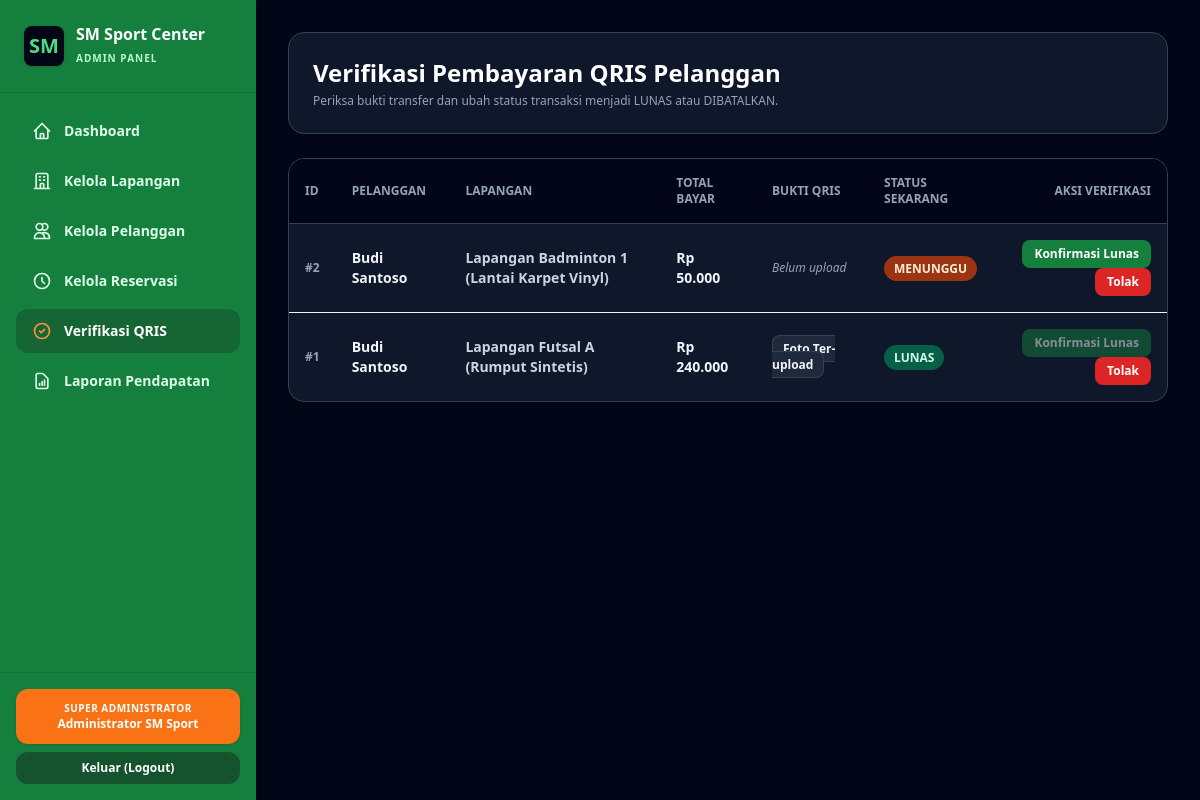
The app's page /admin/pembayaran/verifikasi.php (signed in) with its own data.
### tables this page shows
CREATE TABLE IF NOT EXISTS `reservasi` (
  `id` INT AUTO_INCREMENT PRIMARY KEY,
  `user_id` INT NOT NULL,
  `lapangan_id` INT NOT NULL,
  `tanggal` DATE NOT NULL,
  `jam_mulai` TIME NOT NULL,
  `jam_selesai` TIME NOT NULL,
  `durasi` INT NOT NULL,
  `total_bayar` DECIMAL(10,2) NOT NULL,
  `status` ENUM('menunggu','lunas','dibatalkan') NOT NULL DEFAULT 'menunggu',
  `bukti_bayar` VARCHAR(255) DEFAULT NULL,
  `catatan` TEXT DEFAULT NULL,
  `created_at` TIMESTAMP DEFAULT CURRENT_TIMESTAMP,
  FOREIGN KEY (`user_id`) REFERENCES `users`(`id`) ON DELETE CASCADE,
  FOREIGN KEY (`lapangan_id`) REFERENCES `lapangan`(`id`) ON DELETE CASCADE
);

CREATE TABLE IF NOT EXISTS `users` (
  `id` INT AUTO_INCREMENT PRIMARY KEY,
  `nama` VARCHAR(100) NOT NULL,
  `email` VARCHAR(100) NOT NULL UNIQUE,
  `password` VARCHAR(255) NOT NULL,
  `role` ENUM('admin','pelanggan') NOT NULL DEFAULT 'pelanggan',
  `no_hp` VARCHAR(20) DEFAULT NULL,
  `created_at` TIMESTAMP DEFAULT CURRENT_TIMESTAMP
);

CREATE TABLE IF NOT EXISTS `lapangan` (
  `id` INT AUTO_INCREMENT PRIMARY KEY,
  `nama` VARCHAR(100) NOT NULL,
  `jenis` ENUM('futsal','badminton') NOT NULL,
  `harga_per_jam` DECIMAL(10,2) NOT NULL,
  `deskripsi` TEXT,
  `status` ENUM('aktif','nonaktif') NOT NULL DEFAULT 'aktif'
);

### admin/pembayaran/verifikasi.php (the view, shortened to what this page needs)
<?php
require_once '../../config/database.php';
$stmt = $pdo->query("
    SELECT r.*, u.nama AS pelanggan_nama, l.nama AS lapangan_nama
    FROM reservasi r
    JOIN users u ON r.user_id = u.id
    JOIN lapangan l ON r.lapangan_id = l.id
    ORDER BY r.id DESC
");
$reservasis = $stmt->fetchAll();
?>
<!DOCTYPE html>
<html lang="id">
<head>
    <script src="https://cdn.tailwindcss.com"></script>
</head>
<body class="bg-slate-950 font-sans min-h-screen flex">
    <?php include '../../includes/navbar_admin.php'; ?>
    <main class="flex-1 p-8 space-y-6 overflow-y-auto">
        <div class="bg-slate-900 p-6 rounded-2xl border border-slate-700 shadow-sm">
            <h1 class="text-2xl font-black text-white">Verifikasi Pembayaran QRIS Pelanggan</h1>
            <p class="text-xs text-slate-400 mt-1">Periksa bukti transfer dan ubah status transaksi menjadi LUNAS atau DIBATALKAN.</p>
        </div>
        <div class="bg-slate-900 rounded-2xl border border-slate-700 shadow-sm overflow-hidden">
            <table class="w-full text-left text-sm">
                <thead>
                    <tr class="bg-slate-950 border-b border-slate-700 text-slate-400 text-xs font-bold uppercase">
                        <th class="p-4">ID</th>
                        <th class="p-4">Pelanggan</th>
                        <th class="p-4">Lapangan</th>
                        <th class="p-4">Total Bayar</th>
                        <th class="p-4">Bukti QRIS</th>
                        <th class="p-4">Status Sekarang</th>
                        <th class="p-4 text-right">Aksi Verifikasi</th>
                    </tr>
                </thead>
                <tbody class="divide-y divide-slate-100">
                    <?php foreach ($reservasis as $r): ?>
                        <tr class="hover:bg-slate-800 transition">
                            <td class="p-4 text-xs font-bold text-slate-400">#<?= $r['id'] ?></td>
                            <td class="p-4 font-bold text-slate-100"><?= htmlspecialchars($r['pelanggan_nama']) ?></td>
                            <td class="p-4 text-slate-300 font-semibold"><?= htmlspecialchars($r['lapangan_nama']) ?></td>
                            <td class="p-4 font-black text-slate-100">Rp <?= number_format($r['total_bayar'], 0, ',', '.') ?></td>
                            <td class="p-4 text-xs">
                                <?php if ($r['bukti_bayar']): ?>
                                    <span class="px-2.5 py-1 bg-slate-800 text-slate-100 font-bold rounded-lg border border-slate-700">Foto Ter-upload</span>
                                <?php else: ?>
                                    <span class="text-slate-400 italic">Belum upload</span>
                                <?php endif; ?>
                            </td>
                            <td class="p-4">
                                <span class="px-2.5 py-1 rounded-full text-xs font-bold uppercase <?= $r['status'] === 'lunas' ? 'bg-emerald-800 text-emerald-100' : ($r['status'] === 'dibatalkan' ? 'bg-rose-800 text-rose-100' : 'bg-orange-800 text-orange-100') ?>">
                                    <?= strtoupper($r['status']) ?>
                                </span>
                            </td>
                            <td class="p-4 text-right space-x-1">
                                <form method="POST" class="inline-block">
                                    <button type="submit" <?= $r['status'] === 'lunas' ? 'disabled' : '' ?> class="px-3 py-1.5 bg-green-700 hover:bg-green-800 disabled:opacity-50 text-white rounded-lg text-xs font-bold transition">
                                        Konfirmasi Lunas
                                    </button>
                                </form>
                                <form method="POST" class="inline-block">
                                    <button type="submit" <?= $r['status'] === 'dibatalkan' ? 'disabled' : '' ?> class="px-3 py-1.5 bg-red-600 hover:bg-red-700 disabled:opacity-50 text-white rounded-lg text-xs font-bold transition">
                                        Tolak
                                    </button>
                                </form>
                            </td>
                        </tr>
                    <?php endforeach; ?>
                </tbody>
            </table>
        </div>
    </main>
</body>
</html>

### records on screen
reservasi: id "2", user.nama "Budi Santoso", lapangan.nama "Lapangan Badminton 1 (Lantai Karpet Vinyl)", total_bayar "50.000", shows "Belum upload", status "MENUNGGU"
reservasi: id "1", user.nama "Budi Santoso", lapangan.nama "Lapangan Futsal A (Rumput Sintetis)", total_bayar "240.000", shows "Foto Ter-upload", status "LUNAS"

### other values on screen
$_SESSION['nama'] "Administrator SM Sport"
